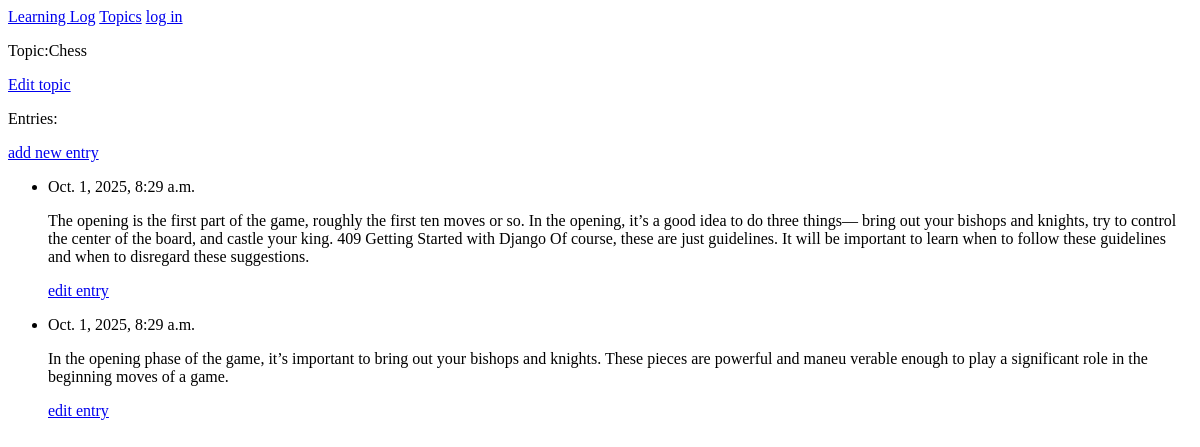
The page /topics/1 on the database as committed earlier.
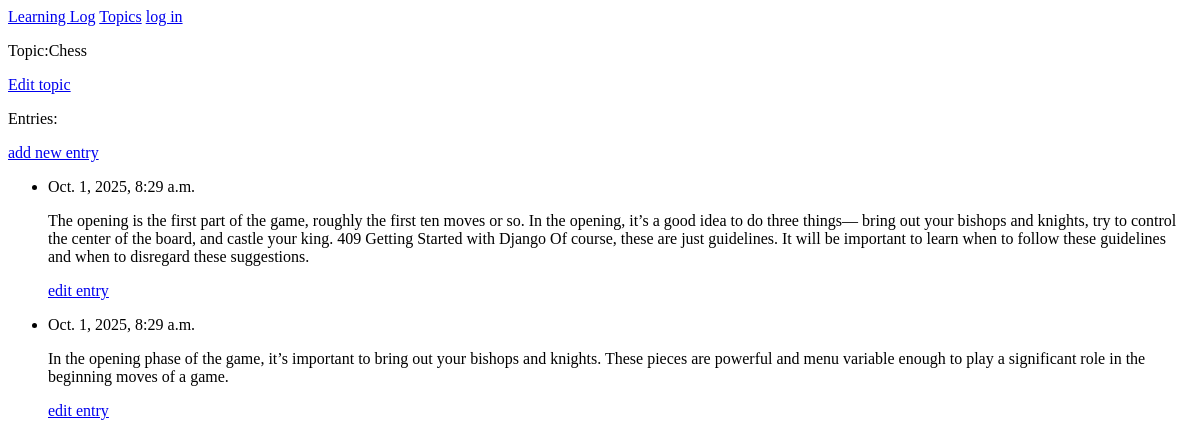
The same page on the database as committed later.
### learning_logs/models.py (models this page shows, shortened)
class Entry(models.Model):
    topic = models.ForeignKey(Topic, on_delete=models.CASCADE)
    text = models.CharField(max_length = 500)
    date_added = models.DateTimeField(auto_now_add=True)
    class Meta:
         verbose_name_plural = 'entries'

### learning_logs/views.py (the view)
# urls.py: path('topics/<int:topic_id>', views.topic, name = 'topic'),
def topic(request, topic_id):
    topic = Topic.objects.get(id = topic_id)
    entries = topic.entry_set.order_by('date_added')
    context = {'topic' : topic  , 'entries' : entries}
    return render(request, "learning_logs/topic.html", context)

### learning_logs/models.py (called while the page is built)
    def __str__(self):
        return self.text

### learning_logs/templates/learning_logs/topic.html
{% extends 'learning_logs/base.html' %}
{% block content %}
<p>Topic:{{ topic }}</p>
<p>
    <a href="{% url 'learning_logs:edit_topic' topic.id %}">Edit topic</a>
</p>
<p>Entries: </p>
<p>
    <a href="{% url 'learning_logs:new_entry' topic.id %}">add new entry</a>
</p>
<ul>
    {% for entry in entries %}
    <li>
        <p>{{ entry.date_added}}</p>
        <p>{{entry.text|linebreaks}}</p>
        <p>
            <a href="{% url 'learning_logs:edit_entry' entry.id %}">edit entry</a>
        </p>
    </li>
    {% empty %}
    <li>
        there are no entries in this topic yet.
    </li>
    {% endfor %}
</ul>
{% endblock content %}

Rows that differ between the two databases and show on the page:
changed Entry: text "…pieces are powerful and maneu verable enough to play a…" → "…pieces are powerful and menu variable enough to play a…"
